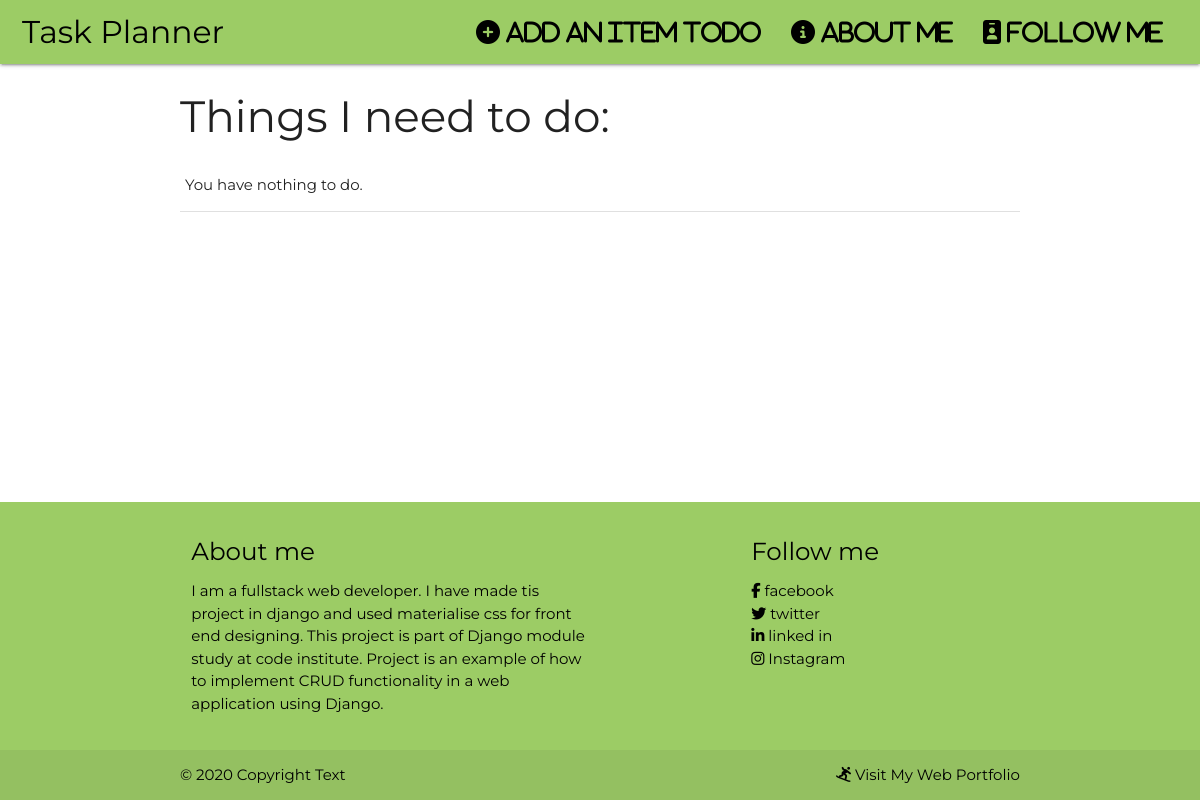
The app's page /, older data.
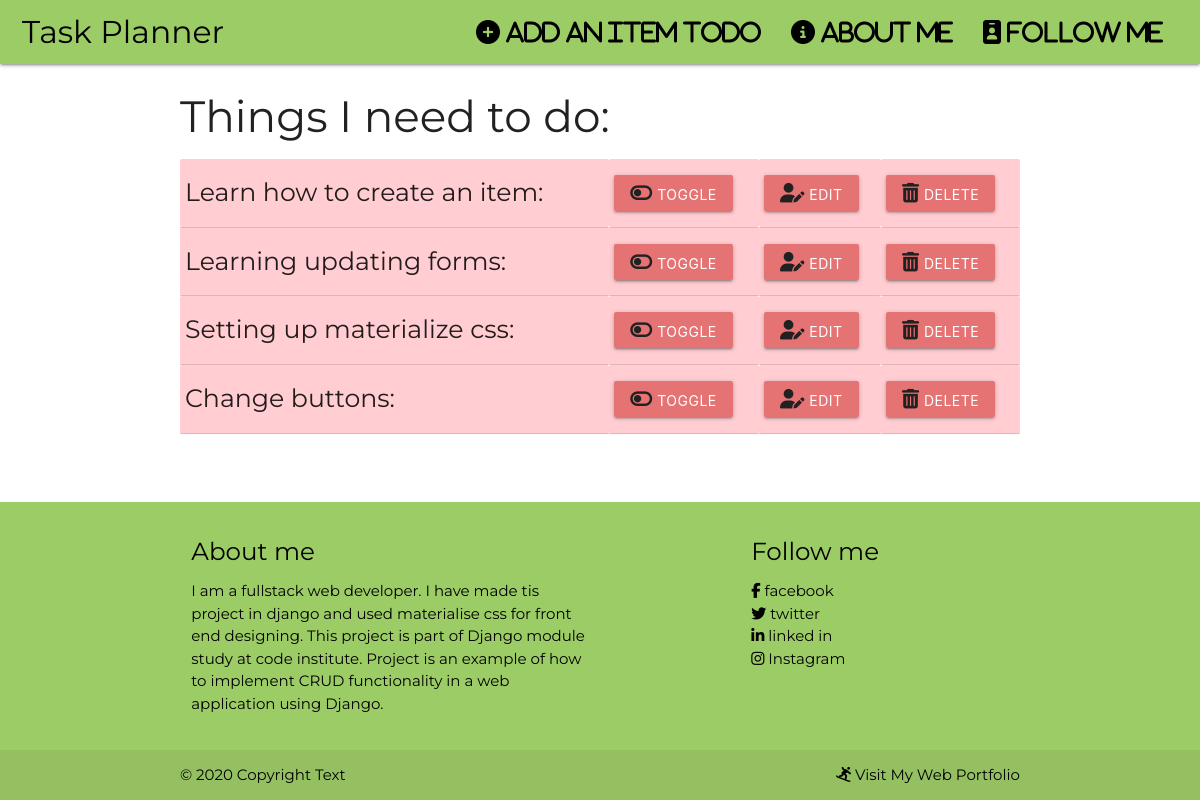
The same page, newer data.
### todo/models.py (models this page shows, shortened)
class Item(models.Model):
    name = models.CharField(max_length=50, null=False, blank=False)
    done = models.BooleanField(null=False, blank=False, default=False)

### todo/views.py (the view)
# urls.py: path('', views.get_todo_list, name='get_todo_list'),
def get_todo_list(request):
    items = Item.objects.all()
    context = {
        'items': items
    }
    return render(request, 'todo/todo_list.html', context)

### todo/templates/todo/todo_list.html (shortened to what this page needs)
<!DOCTYPE html>
<html lang="en">
<head>
	<link rel="stylesheet" href="https://cdnjs.cloudflare.com/ajax/libs/materialize/1.0.0/css/materialize.min.css">
</head>
<body>
	<header>
		<div class="navbar-fixed">
			<nav class="light-green lighten-1">
				<div class="nav-wrapper">
					<a href="#!" class="brand-logo hide-on-med-and-down black-text" style="margin-left:22px;">Task Planner</a>
					<ul class="right hide-on-med-and-down" style="margin-right:22px; font-weight:bolder;">
						<li><a href="/add" class="black-text"><i class="fas fa-plus-circle"> Add an Item Todo</i> </a></li>
						<li><a href="#footer" class="black-text"><i class="fas fa-info-circle"> About me</i></a></li>
						<li><a href="#footer" class="black-text"><i class="fas fa-id-badge"> Follow me</i></a></li>
					</ul>
				</div>
			</nav>
		</div>
	</header>
	<main>
		<div class="container" style="margin-bottom: 20px;">
			<h3 class="">Things I need to do:</h3>
			<table class="">
				{% for item in items %}
				<tr>
					{% if item.done %}
					<td class="flow-text red lighten-4"><strike>{{ item.name }}:</strike></td>
					{% else %}
					<td class="flow-text red lighten-4">{{ item.name }}:</td>
					{% endif %}
					<td class="red lighten-4">
                        {% if item.done %}
						<a href="/toggle/{{ item.id }}">
							<button class="waves-effect waves-light btn  red lighten-2"><i class="fas fa-toggle-on grey-text text-darken-4"></i> Toggle</button>
						</a>
                        {% else %}
                        <a href="/toggle/{{ item.id }}">
							<button class="waves-effect waves-light btn  red lighten-2"><i class="fas fa-toggle-off grey-text text-darken-4"></i> Toggle</button>
						</a>
                        {% endif %}
					</td>
					<td class="red lighten-4">
						<a href="/edit/{{ item.id }}">
							<button class="waves-effect waves-light btn  red lighten-2"><i class="fas fa-user-edit grey-text text-darken-4"></i> Edit</button>
						</a>
					</td>
					<td class="red lighten-4">
						<a href="/delete/{{ item.id }}">
							<button class="waves-effect waves-light btn  red lighten-2"><i class="fas fa-trash-alt grey-text text-darken-4"></i> Delete</button>
						</a>
					</td>
				</tr>
				{% empty %}
				<tr>
					<td>You have nothing to do.</td>
				</tr>
				{% endfor%}
			</table>
        </div>
	</main>
	<footer class="page-footer light-green lighten-1" >
		<div class="container">
			<div class="row">
				<div class="col l6 s12" >
					<h5 class="black-text">About me</h5>
					<p class="black-text" >I am a fullstack web developer. I have made tis project in
						django and used materialise css for front end designing.
						This project is part of Django module study at code institute. Project is an example of how to
						implement CRUD functionality in a web application using Django.</p>
				</div>
				<div class="col l4 offset-l2 s12">
					<h5 class="black-text">Follow me</h5>
					<ul>
						<li><a class="black-text" href="#!"><i class="fab fa-facebook-f"></i> facebook</a>
						</li>
						<li><a class="black-text" href="#!"><i class="fab fa-twitter"></i> twitter</a>
						</li>
						<li><a class="black-text" href="#!"><i class="fab fa-linkedin-in"></i> linked
								in</a></li>
						<li><a class="black-text" href="#!"><i class="fab fa-instagram"></i> Instagram</a>
						</li>
					</ul>
				</div>
			</div>
		</div>
		<div class="footer-copyright" id="footer">
			<div class="container black-text">
				© 2020 Copyright Text
				<a class=" right black-text" href="#!"><i class="fas fa-snowboarding"></i> Visit My Web
					Portfolio</a>
			</div>
		</div>
	</footer>
</body>
</html>

### todo/templates/todo/todo_list.html (style rules this page uses)
* { font-family: Montserrat; }
body { display: flex; min-height: 100vh; flex-direction: column; }
main { flex: 1 0 auto; }

Row changes from the older to the newer data that the page shows:
added Item: name "Learn how to create an item"
added Item: name "Learning updating forms"
added Item: name "Setting up materialize css"
added Item: name "Change buttons"
Text that changed along with them:
text no longer shown: "You have nothing to do."
